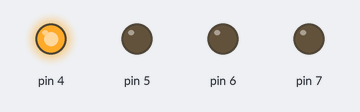
This sketch was run on a simulated Arduino Uno, built with avr-gcc and run on an emulated ATmega328P. Shown: output pins drawn as LEDs (lit = HIGH).

Above: at 0.5 s.
At 2.5 s:
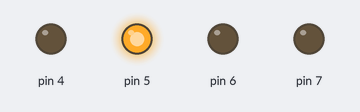
At 4.5 s:
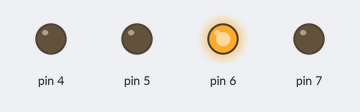
At 6.5 s:
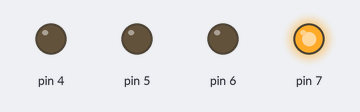
At 9.5 s:
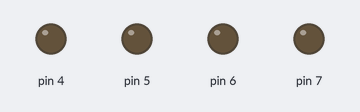
Timing chart, 0 to 10.4 s (numbered marks = the images above):
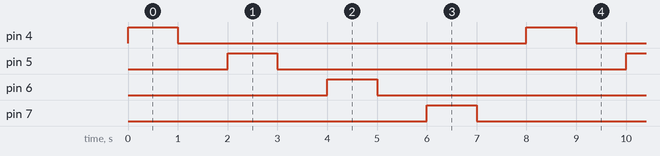

Measured:
- by itself, pin 4–7: alternates HIGH for 1.0 s and LOW for 7.0 s
- by itself, everything shown: repeats every 8.0 s, in 8 steps

The sketch:

four_led.ino
```cpp
int counter;

void setup()
{
  pinMode(4, OUTPUT);
   pinMode(5, OUTPUT);
   pinMode(6, OUTPUT);
   pinMode(7, OUTPUT);

}

void loop()
{
for(int c=4;c<8;c++)
 {
 digitalWrite(c, HIGH);
 delay(1000);
 digitalWrite(c, LOW);
 delay(1000);

 }
}
```

main.c
```cpp
#include <avr/io.h>
#include <util/delay.h>
int sum (uint8_t a, uint8_t b)
{
	uint8_t c;
	c=a+b;
	return c;
}
int subtract (uint8_t a, uint8_t b)
{
	int8_t c;
	c=a-b;
	return c;
}

int main(void)
{

}
```
